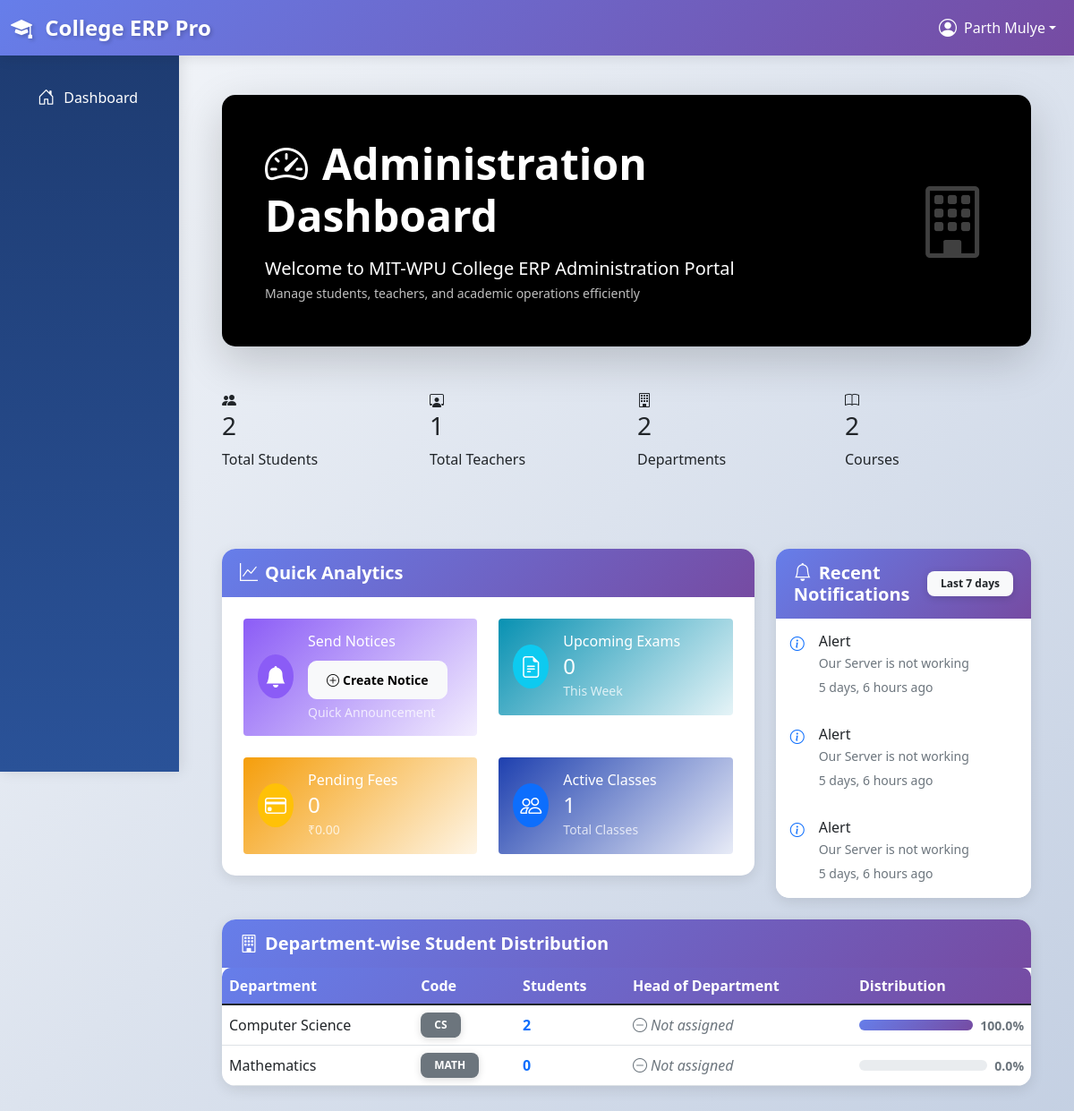
/administration/dashboard/ (signed in), run on an earlier commit of the app's database.
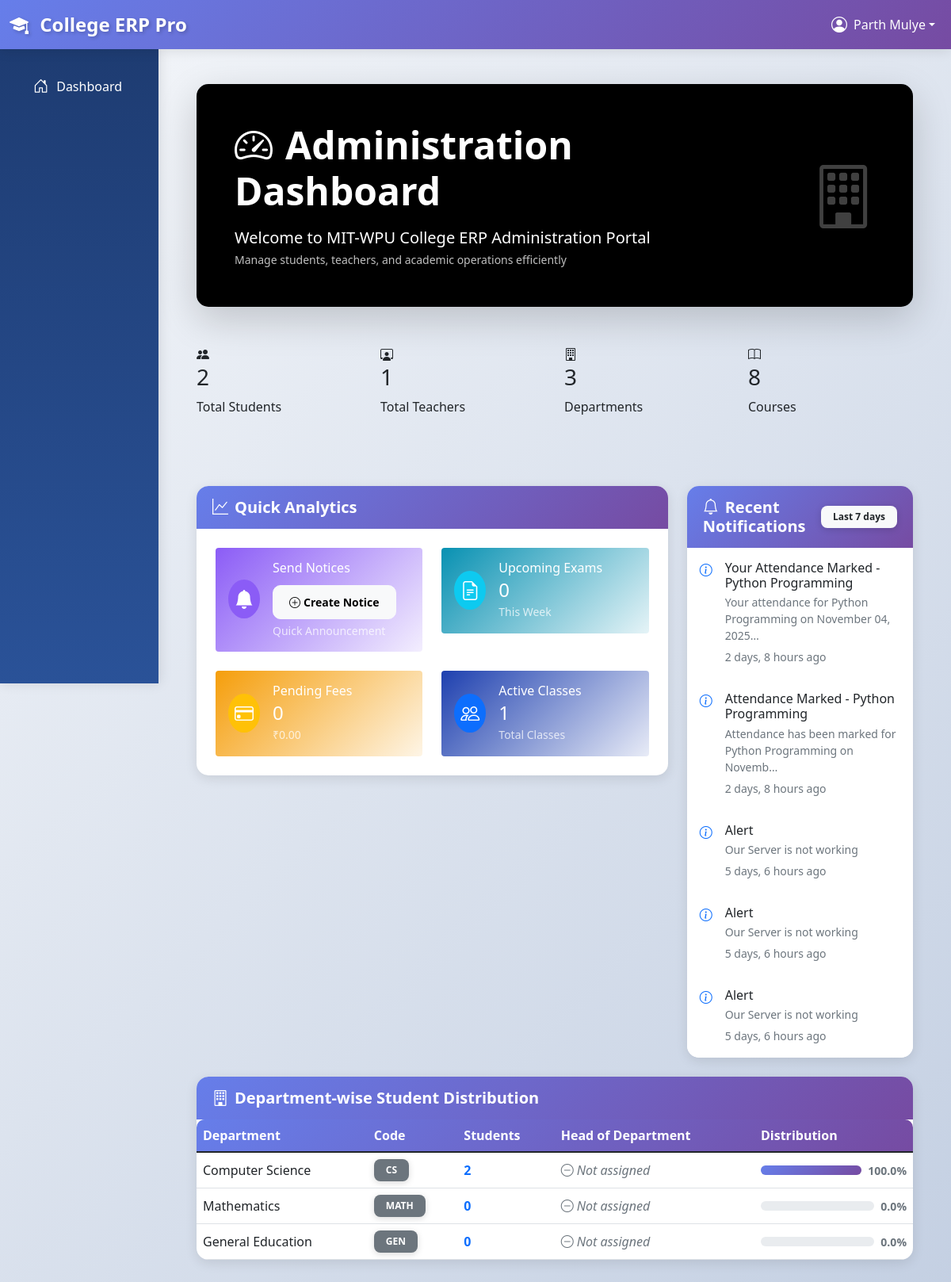
And on a later commit of the database.
### students/models.py (models this page shows, shortened)
class Notification(models.Model):
    NOTIFICATION_TYPES = [
        ('general', 'General'),
        ('academic', 'Academic'),
        ('exam', 'Exam'),
        ('fee', 'Fee'),
        ('event', 'Event'),
        ('announcement', 'Announcement'),
        ('alert', 'Alert'),
    ]
    title = models.CharField(max_length=200)
    message = models.TextField()
    notification_type = models.CharField(max_length=20, choices=NOTIFICATION_TYPES)
    target_audience = models.CharField(
        max_length=20,
        choices=[
            ('all', 'All'),
            ('all_students', 'All Students'),
            ('all_teachers', 'All Teachers'),
            ('class', 'Specific Class'),
            ('department', 'Specific Department'),
            ('individual_student', 'Individual Student'),
            ('individual_teacher', 'Individual Teacher'),
        ],
        default='all'
    )
    target_class = models.ForeignKey(
        Class,
        on_delete=models.CASCADE,
        null=True,
        blank=True
    )
    target_department = models.ForeignKey(
        Department,
        on_delete=models.CASCADE,
        null=True,
        blank=True
    )
    target_student = models.ForeignKey(
        Student,
        on_delete=models.CASCADE,
        null=True,
        blank=True,
        related_name='notifications'
    )
    target_teacher = models.ForeignKey(
        'teachers.Teacher',
        on_delete=models.CASCADE,
        null=True,
        blank=True,
        related_name='notifications'
    )
    is_urgent = models.BooleanField(default=False)
    send_email = models.BooleanField(default=False)
    created_by = models.ForeignKey(
        settings.AUTH_USER_MODEL,
        on_delete=models.CASCADE,
        related_name='created_notifications'
    )
    created_at = models.DateTimeField(auto_now_add=True)
    expires_at = models.DateTimeField(null=True, blank=True)
    class Meta:
        ordering = ['-created_at']

### academics/models.py (models this page shows, shortened)
class Department(models.Model):
    name = models.CharField(max_length=100)
    code = models.CharField(max_length=10, unique=True)
    head = models.ForeignKey(
        settings.AUTH_USER_MODEL,
        on_delete=models.SET_NULL,
        null=True,
        blank=True,
        related_name='headed_departments'
    )
    description = models.TextField(blank=True)
    created_at = models.DateTimeField(auto_now_add=True)

### administration/views.py (the view)
# urls.py: path('dashboard/', views.dashboard_redirect, name='dashboard'),
@login_required
@user_passes_test(is_admin_user)
def dashboard(request):
    context = {}
    context['total_students'] = Student.objects.filter(is_active=True).count()
    context['total_teachers'] = Teacher.objects.filter(is_active=True).count()
    context['total_departments'] = Department.objects.count()
    context['total_courses'] = Course.objects.count()
    context['total_classes'] = Class.objects.count()
    one_week_ago = timezone.now().date() - timedelta(days=7)
    weekly_attendance = Attendance.objects.filter(
        date__gte=one_week_ago,
        date__lte=timezone.now().date()
    ).aggregate(
        avg_attendance=Avg('is_present')
    )
    attendance_percentage = 0
    if weekly_attendance['avg_attendance']:
        attendance_percentage = round(weekly_attendance['avg_attendance'] * 100, 1)
    context['attendance_percentage'] = attendance_percentage
    next_week = timezone.now() + timedelta(days=7)
    context['upcoming_exams'] = Exam.objects.filter(
        date__gte=timezone.now(),
        date__lte=next_week
    ).count()
    pending_fees = Fee.objects.filter(
        payment_status__in=['pending', 'partial', 'overdue']
    ).aggregate(
        count=Count('id'),
        total_amount=Sum('amount')
    )
    context['pending_fees_count'] = pending_fees['count'] or 0
    context['pending_fees_amount'] = pending_fees['total_amount'] or Decimal('0.00')
    context['recent_notifications'] = Notification.objects.filter(
        created_at__gte=timezone.now() - timedelta(days=7)
    ).order_by('-created_at')[:5]
    department_stats = []
    total_students_count = context['total_students']
    for dept in Department.objects.all():
        dept_student_count = Student.objects.filter(
            department=dept,
            is_active=True
        ).count()
        percentage = 0
        if total_students_count > 0:
            percentage = round((dept_student_count / total_students_count) * 100, 1)
        department_stats.append({
            'dept': dept,
            'student_count': dept_student_count,
            'percentage': percentage
        })
    context['department_stats'] = department_stats
    context['all_students'] = Student.objects.filter(is_active=True).select_related('user', 'department').order_by('user__first_name')
    context['all_teachers'] = Teacher.objects.filter(is_active=True).select_related('user', 'department').order_by('user__first_name')
    return render(request, 'administration/dashboard.html', context)

### accounts/models.py (called while the page is built)
    @property
    def is_student(self):
        return self.user_type == 'student'

    @property
    def is_teacher(self):
        return self.user_type == 'teacher'

    @property
    def is_admin(self):
        return self.user_type == 'admin'

### administration/views.py (called while the page is built)
def is_admin_user(user):
    return user.is_authenticated and (user.is_staff or user.is_superuser or user.is_admin)

### college_erp/context_processors.py (called while the page is built)
def global_context(request):
    context = {
        'all_departments': Department.objects.all().order_by('name'),
    }
    return context

### templates/administration/dashboard.html (shortened to what the changed rows need)
{% extends 'base.html' %}
{% load static %}
{% block content %}
<div class="container-fluid py-4 fade-in">
    <div class="row mb-5">
        <div class="col-12">
            <div class="card text-white border-0 shadow-lg" style="background-color: #000 !important;">
                <div class="card-body p-5">
                    <div class="row align-items-center">
                        <div class="col-md-8">
                            <h1 class="display-5 fw-bold mb-3">
                                <i class="bi bi-speedometer2 me-3"></i>Administration Dashboard
                            </h1>
                        </div>
                    </div>
                </div>
            </div>
        </div>
    </div>
    <div class="row mb-5">
        <div class="col-lg-3 col-md-6 mb-4">
            <div class="stat-card info bounce-in" style="animation-delay: 0.2s;">
                <i class="bi bi-building stat-icon"></i>
                <h3>{{ total_departments }}</h3>
                <p>Departments</p>
            </div>
        </div>
        <div class="col-lg-3 col-md-6 mb-4">
            <div class="stat-card warning bounce-in" style="animation-delay: 0.3s;">
                <i class="bi bi-book stat-icon"></i>
                <h3>{{ total_courses }}</h3>
                <p>Courses</p>
            </div>
        </div>
    </div>
    <div class="row">
        <div class="col-lg-4 mb-4">
            <div class="card border-0 shadow-custom">
                <div class="card-body p-0">
                    {% if recent_notifications %}
                        <div class="list-group list-group-flush">
                            {% for notification in recent_notifications %}
                                <div class="list-group-item border-0 py-3">
                                    <div class="d-flex align-items-start">
                                        <div class="flex-shrink-0 me-3">
                                            {% if notification.is_urgent %}
                                                <i class="bi bi-exclamation-triangle-fill text-danger"></i>
                                            {% else %}
                                                <i class="bi bi-info-circle text-primary"></i>
                                            {% endif %}
                                        </div>
                                        <div class="flex-grow-1">
                                            <h6 class="mb-1 fw-semibold">{{ notification.title }}</h6>
                                            <p class="mb-1 text-muted small">{{ notification.message|truncatechars:60 }}</p>
                                            <small class="text-muted">{{ notification.created_at|timesince }} ago</small>
                                        </div>
                                    </div>
                                </div>
                            {% endfor %}
                        </div>
                    {% else %}
                        <div class="text-center py-5">
                            <i class="bi bi-bell-slash display-4 text-muted mb-3"></i>
                            <p class="text-muted">No recent notifications</p>
                        </div>
                    {% endif %}
                </div>
            </div>
        </div>
    </div>
    <div class="row mb-5">
        <div class="col-12">
            <div class="card border-0 shadow-custom">
                <div class="card-body p-0">
                    <div class="table-responsive">
                        <table class="table table-hover mb-0">
                            <thead>
                                <tr>
                                    <th class="fw-bold">Department</th>
                                    <th class="fw-bold">Code</th>
                                    <th class="fw-bold">Students</th>
                                    <th class="fw-bold">Head of Department</th>
                                    <th class="fw-bold">Distribution</th>
                                </tr>
                            </thead>
                            <tbody>
                                {% for dept_info in department_stats %}
                                    <tr class="align-middle">
                                        <td class="fw-semibold">{{ dept_info.dept.name }}</td>
                                        <td><span class="badge bg-secondary">{{ dept_info.dept.code }}</span></td>
                                        <td>
                                            <span class="fw-bold text-primary">{{ dept_info.student_count }}</span>
                                        </td>
                                        <td>
                                            {% if dept_info.dept.head %}
                                                <div class="d-flex align-items-center">
                                                    <i class="bi bi-person-badge text-primary me-2"></i>
                                                    <span class="fw-semibold">{{ dept_info.dept.head.get_full_name }}</span>
                                                </div>
                                            {% else %}
                                                <span class="text-muted fst-italic">
                                                    <i class="bi bi-dash-circle me-1"></i>Not assigned
                                                </span>
                                            {% endif %}
                                        </td>
                                        <td style="width: 200px;">
                                            <div class="d-flex align-items-center">
                                                <div class="progress flex-grow-1 me-2" style="height: 12px;">
                                                    <div class="progress-bar bg-gradient-primary" role="progressbar" style="width: {{ dept_info.percentage|add:0 }}%;" aria-valuenow="{{ dept_info.percentage }}" aria-valuemin="0" aria-valuemax="100"></div>
                                                </div>
                                                <small class="text-muted fw-bold">{{ dept_info.percentage }}%</small>
                                            </div>
                                        </td>
                                    </tr>
                                {% endfor %}
                            </tbody>
                        </table>
                    </div>
                </div>
            </div>
        </div>
    </div>
</div>
{% endblock %}

What changed in the data, as far as the page shows it:
added Notification: is_urgent False (drawn), title "Your Attendance Marked - Python Programming", message "Your attendance for Python Programming on November 04, 2025…", created_at "2 days, 8 hours"
added Notification: is_urgent False (drawn), title "Attendance Marked - Python Programming", message "Attendance has been marked for Python Programming on Novemb…", created_at "2 days, 8 hours"
added Department: dept.name "General Education", dept.code "GEN", student_count "0", shows "Not assigned", percentage "0.0"
Also different on the page:
{{ total_departments }}: "2" → "3"
{{ total_courses }}: "2" → "8"
